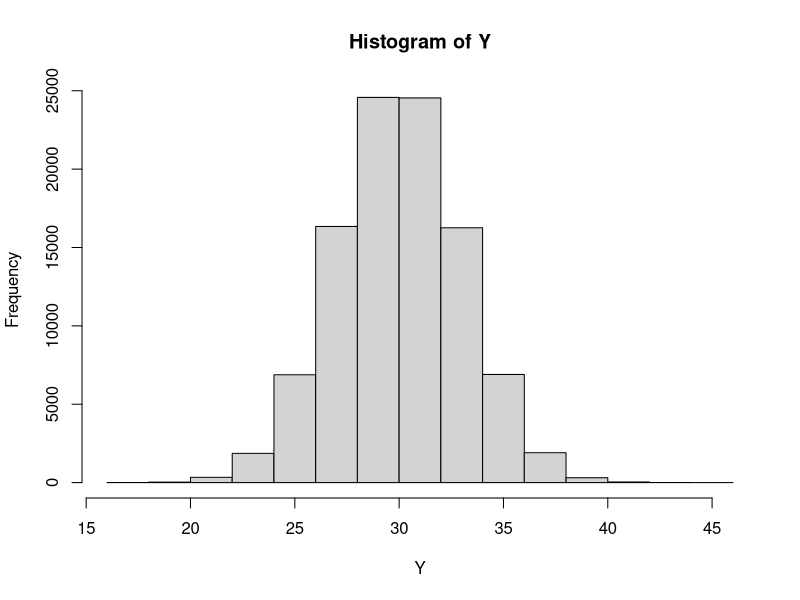
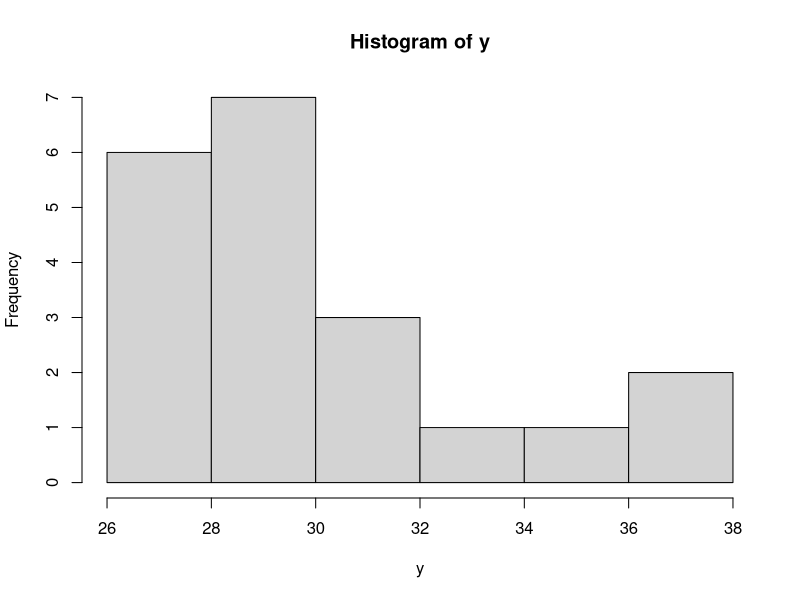

Here is the R script that generated these plots, in order: (Note: this script raises an error after producing the figures.)
#---------------------------------------------------------------------------------
#
#  BIO532 R CENTRAL LIMIT THEOREM
#
#---------------------------------------------------------------------------------

# Let's create a hypothetical population

Y <- rnorm(n = 100000, mean = 30, sd = 3)
summary(Y)
hist(Y)

# Now let's sample from Y, a sample, y, of size 20

n = 20
y = sample(Y, size = n)
y
summary(y)
hist(y)

# Note 
mean(Y)
mean(y)

# This is not far-fetched.  Could a researcher really sample 100,000 subjects in a real
# population?  Probably not without extreme work!  But is a sample of 20 legitimate?
# What if we repeated this many times? (Don't worry too much about the code.)

permutations = 1000
samples <- vector("list", permutations)
samples

# fill this list

lapply(samples, sample, x=Y, size=n)
